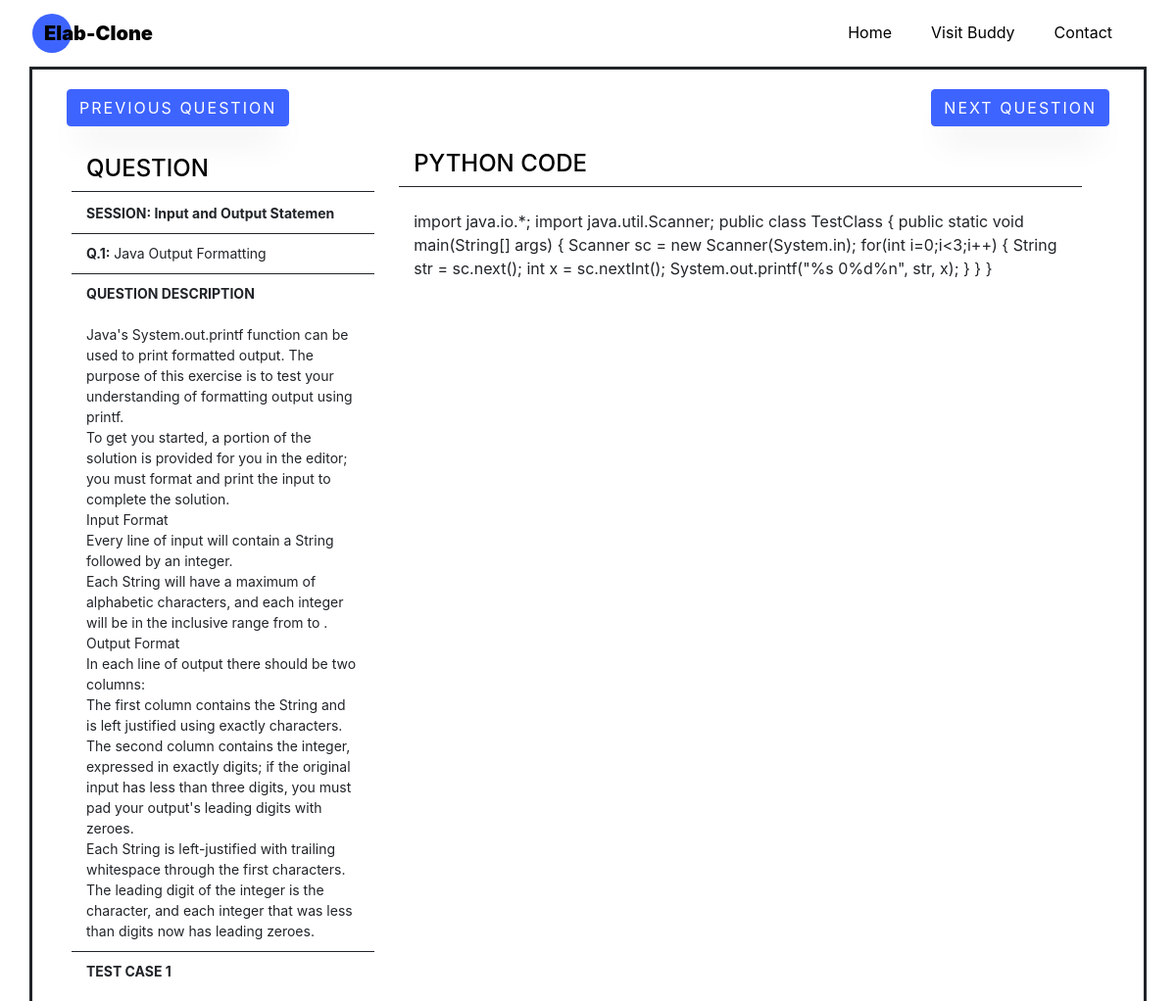
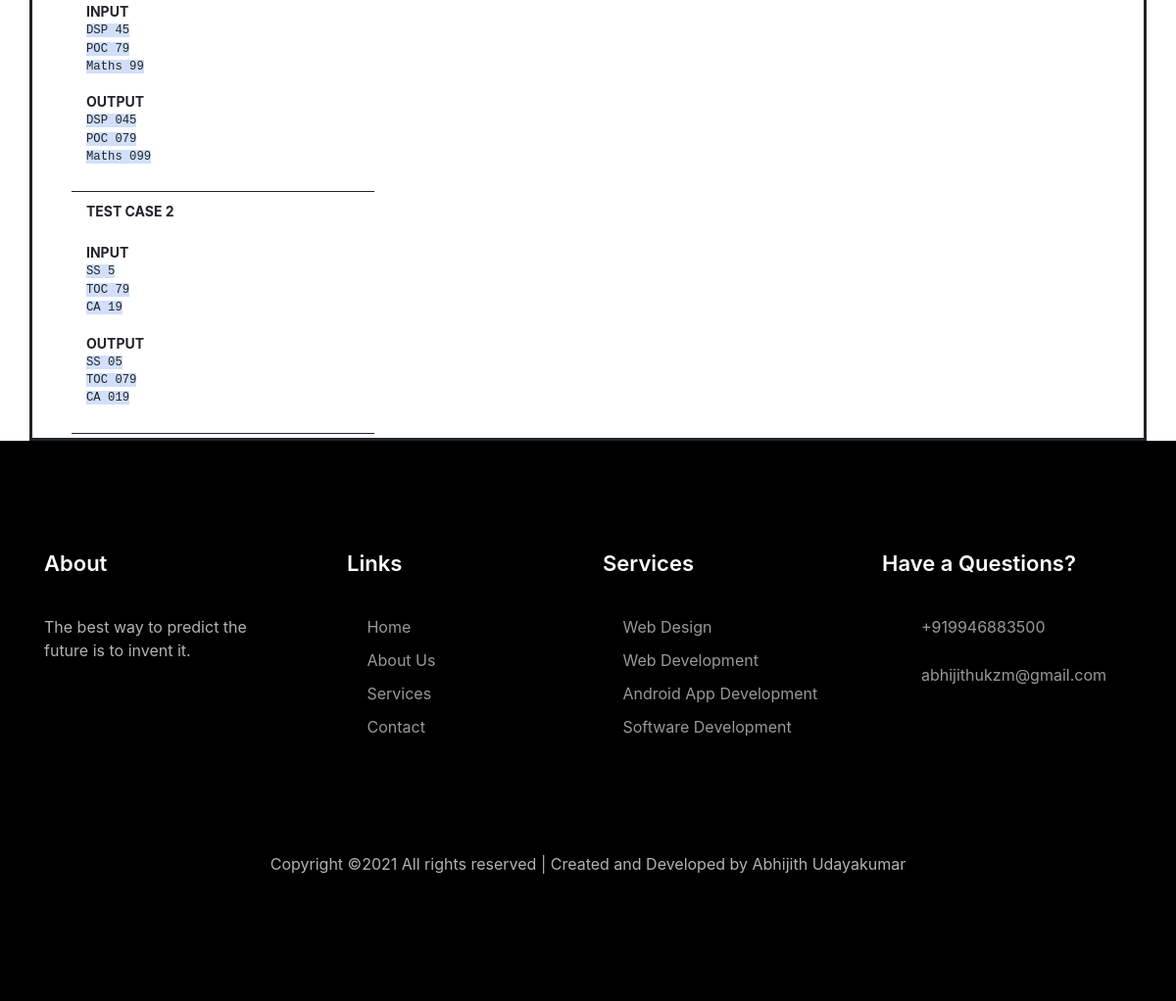
The page /PYTHON/data.php?rowid=1 on the database its author committed (2 pictures, top to bottom).
### tables this page shows
CREATE TABLE `elabdata` (
  `id` int(100) DEFAULT NULL,
  `SESSION` varchar(255) DEFAULT NULL,
  `QUESTION_NO` varchar(100) DEFAULT NULL,
  `QUESTION_NAME` varchar(255) DEFAULT NULL,
  `QUESTION_DESC` varchar(3000) DEFAULT NULL,
  `CODE` varchar(5000) DEFAULT NULL
);

### PYTHON/data.php (the view, shortened to what this page needs)
<?php
$id = $_GET['rowid'];
$session = "";
$QNAME = "";
$QNDESC = "";
$CODE = "";
$TCNO = [];
$IP = [];
$OP = [];
$url = parse_url(getenv("CLEARDB_DATABASE_URL"));
$server = $url["host"];
$username = $url["user"];
$password = $url["pass"];
$db = substr($url["path"], 1);
$conn = new mysqli($server, $username, $password, $db);
  $sqldata = "SELECT id, SESSION, QUESTION_NO, QUESTION_NAME, QUESTION_DESC, CODE FROM elabdata WHERE id=$id";
  $result = $conn-> query($sqldata);
  if ($result-> num_rows > 0) {
    while ($row = $result-> fetch_assoc()) {
      $session = $row['SESSION'];
      $QNAME = $row['QUESTION_NAME'];
      $QNDESC = $row['QUESTION_DESC'];
      $CODE = $row['CODE'];
    }
  }
  $sqltest = "SELECT dataid, TESTCASE_NO, INPUT, OUTPUT FROM elabtestcase WHERE dataid=$id";
  $resulttest = $conn-> query($sqltest);
  if ($resulttest-> num_rows > 0) {
    $i = 0;
    while ($rowtest = $resulttest-> fetch_assoc()) {
      $TCNO[$i] = $rowtest['TESTCASE_NO'];
      $IP[$i] = $rowtest['INPUT'];
      $OP[$i] = $rowtest['OUTPUT'];
      $i++;
    }
  }
  $QNDESC = str_replace('(br)', '<br>', $QNDESC);
  $CODE = str_replace('(br)', '&#13;&#10;', $CODE);
?>
<!DOCTYPE html>
<html lang="en">
  <head>
    <link rel="stylesheet" href="css/open-iconic-bootstrap.min.css">
    <link rel="stylesheet" href="css/animate.css">
    <link rel="stylesheet" href="css/owl.carousel.min.css">
    <link rel="stylesheet" href="css/owl.theme.default.min.css">
    <link rel="stylesheet" href="css/magnific-popup.css">
    <link rel="stylesheet" href="css/aos.css">
    <link rel="stylesheet" href="css/ionicons.min.css">
    <link rel="stylesheet" href="css/flaticon.css">
    <link rel="stylesheet" href="css/icomoon.css">
    <link rel="stylesheet" href="css/style.css">
<link rel="stylesheet" href="https://stackpath.bootstrapcdn.com/bootstrap/4.5.0/css/bootstrap.min.css">
  </head>
  <body data-spy="scroll" data-target=".site-navbar-target" data-offset="300">
    <nav class="navbar navbar-expand-lg navbar-dark ftco_navbar ftco-navbar-light site-navbar-target" id="ftco-navbar">
      <div class="container">
        <a class="navbar-brand" href="../index.php" style="color: black;"><span style="color: black;">Elab-</span>Clone</a>
        <div class="collapse navbar-collapse" id="ftco-nav">
          <ul class="navbar-nav nav ml-auto">
            <li class="nav-item"><a href="python.php" class="nav-link"><span style="color: black;">Home</span></a></li>
            <li class="nav-item"><a href="https://buddywebdeveloper.herokuapp.com/" class="nav-link" target="_blank"><span style="color: black;">Visit Buddy</span></a></li>
            <li class="nav-item"><a href="https://buddywebdeveloper.herokuapp.com/contact.html" class="nav-link" target="_blank"><span style="color: black;">Contact</span></a></li>
          </ul>
        </div>
      </div>
    </nav>
    <section>
      <div class="container" style="border:solid;">
  <form method="GET">
  <div class="btns" style="float: left; margin-top: 20px;">
    <button type="submit" class="btn btn-primary" name="QID" value="<?php echo $id; ?>" style="margin-left: 20px;" formaction="previous.php">Previous Question</button>
  </div>
  <div class="btns" style="float: right; margin-top: 20px;">
    <button type="submit" class="btn btn-primary" name="QID" value="<?php echo $id; ?>" style="margin-right: 20px;" formaction="next.php">Next Question</button>
  </div>
  </form>
<div _ngcontent-c16="" class="outer">
 <div _ngcontent-c16="" class="container ng-star-inserted">
    <div _ngcontent-c16="" class="question">
      <div _ngcontent-c16="" class="inner"><mat-card _ngcontent-c16="" class="mat-elevation-z2 mat-card">
        <h4 _ngcontent-c16="">QUESTION</h4>
        <mat-divider _ngcontent-c16="" class="mat-divider" role="separator" aria-orientation="horizontal"></mat-divider>
        <div _ngcontent-c16="" class="list">
          <div _ngcontent-c16="" class="list-item">
            <a _ngcontent-c16="" class="title">SESSION: <span name="sessiondata"><?php echo $session; ?></span> </a>
          </div>
          <mat-divider _ngcontent-c16="" class="mat-divider" role="separator" aria-orientation="horizontal"></mat-divider>
          <div _ngcontent-c16="" class="list-item">
            <a _ngcontent-c16="" class="title"><span name="questionno">Q.<?php echo $id; ?>:</span></a>
            <a _ngcontent-c16=""><span name="questionname"><?php echo $QNAME; ?></span> </a>
          </div>
          <mat-divider _ngcontent-c16="" class="mat-divider" role="separator" aria-orientation="horizontal"></mat-divider>
          <div _ngcontent-c16="" class="list-item">
            <a _ngcontent-c16="" class="title">QUESTION DESCRIPTION </a><br _ngcontent-c16=""><br _ngcontent-c16="">
            <a _ngcontent-c16=""><span name="questiondesc"><?php echo $QNDESC; ?></span></a>
          </div>
          <mat-divider _ngcontent-c16="" class="mat-divider" role="separator" aria-orientation="horizontal"></mat-divider>
          <?php for($j=0; $j<count($TCNO); $j++){ ?>
              <div _ngcontent-c16="" class="list-item ng-star-inserted">
                    <a _ngcontent-c16="" class="title"><span name="tcno"><?php echo $TCNO[$j]; ?></span></a><br _ngcontent-c16=""><br _ngcontent-c16="">
                    <a _ngcontent-c16="" class="title">INPUT </a>
                    <pre _ngcontent-c16=""><code _ngcontent-c16=""><span name="tcinp"><?php echo $IP[$j]; ?></span></code></pre>
                    <a _ngcontent-c16="" class="title">OUTPUT </a>
                    <pre _ngcontent-c16=""><code _ngcontent-c16=""><span name="tcout"><?php echo $OP[$j]; ?></span></code></pre>
              </div>
              <mat-divider _ngcontent-c16="" class="mat-divider ng-star-inserted" role="separator" aria-orientation="horizontal"></mat-divider>
             <?php } ?>
        </div>
      </mat-card>
      </div>
    </div>
    <div _ngcontent-c16="" class="solution" >
      <mat-card _ngcontent-c16="" class="mat-elevation-z2 mat-card" style="display: block">
        <h4 _ngcontent-c16="">PYTHON CODE</h4>
        <mat-divider _ngcontent-c16="" class="mat-divider" role="separator" aria-orientation="horizontal"></mat-divider>
        <br _ngcontent-c16="">
     <div class="codeeditor" id="jseditor">
      <?php echo $CODE; ?>
     </div>
      </mat-card>
    </div>
  </div>
</div>
</div>
    </section>
    <footer class="ftco-footer ftco-section">
      <div class="container">
        <div class="row mb-5">
          <div class="col-md">
            <div class="ftco-footer-widget mb-4">
              <h2 class="ftco-heading-2">About</h2>
              <p>The best way to predict the future is to invent it.</p>
              <ul class="ftco-footer-social list-unstyled float-md-left float-lft mt-5">
              </ul>
            </div>
          </div>
          <div class="col-md">
            <div class="ftco-footer-widget mb-4 ml-md-4">
              <h2 class="ftco-heading-2">Links</h2>
              <ul class="list-unstyled">
                <li><a href="#"><span class="icon-long-arrow-right mr-2"></span>Home</a></li>
                <li><a href="#"><span class="icon-long-arrow-right mr-2"></span>About Us</a></li>
                <li><a href="#"><span class="icon-long-arrow-right mr-2"></span>Services</a></li>
                <li><a href="#"><span class="icon-long-arrow-right mr-2"></span>Contact</a></li>
              </ul>
            </div>
          </div>
          <div class="col-md">
             <div class="ftco-footer-widget mb-4">
              <h2 class="ftco-heading-2">Services</h2>
              <ul class="list-unstyled">
                <li><a href="#"><span class="icon-long-arrow-right mr-2"></span>Web Design</a></li>
                <li><a href="#"><span class="icon-long-arrow-right mr-2"></span>Web Development</a></li>
                <li><a href="#"><span class="icon-long-arrow-right mr-2"></span>Android App Development</a></li>
                <li><a href="#"><span class="icon-long-arrow-right mr-2"></span>Software Development</a></li>
              </ul>
            </div>
          </div>
          <div class="col-md">
            <div class="ftco-footer-widget mb-4">
              <h2 class="ftco-heading-2">Have a Questions?</h2>
              <div class="block-23 mb-3">
                <ul>
                  <li><a href="#"><span class="icon icon-phone"></span><span class="text">+919946883500</span></a></li>
                  <li><a href="#"><span class="icon icon-envelope"></span><span class="text">abhijithukzm@gmail.com</span></a></li>
                </ul>
              </div>
            </div>
          </div>
        </div>
        <div class="row">
          <div class="col-md-12 text-center">
            <p>
  Copyright &copy;<script>document.write(new Date().getFullYear());</script> All rights reserved | Created and Developed by <a href="">Abhijith Udayakumar</a>
  </p>
          </div>
        </div>
      </div>
    </footer>
  </body>
</html>

### PYTHON/css/icomoon.css (style rules this page uses)
[class^="icon-"], [class*=" icon-"] { font-family: 'icomoon' !important; speak: none; font-style: normal; font-weight: normal; font-variant: normal; text-transform: none; line-height: 1; -webkit-font-smoothing: antialiased; -moz-osx-font-smoothing: grayscale; }
.icon-phone:before { content: "\f095"; }
.icon-envelope:before { content: "\f0e0"; }
.icon-long-arrow-right:before { content: "\f178"; }

### PYTHON/data.php (style rules this page uses)
#jseditor { height: 450px; }
body { margin: 0; padding: 0; }
.mat-divider { display:block;margin:0;border-top-width:1px;border-top-style:solid }
.mat-card { transition:box-shadow 280ms cubic-bezier(.4,0,.2,1);display:block;position:relative;padding:24px;border-radius:2px }
.mat-card .mat-divider { position:absolute;left:0;width:100% }
.mat-card-content>:first-child,.mat-card>:first-child { margin-top:0 }
.mat-card-content>:last-child:not(.mat-card-footer),.mat-card>:last-child:not(.mat-card-footer) { margin-bottom:0 }
.outer[_ngcontent-c16] { display:block;max-width:100% }
.container[_ngcontent-c16] { padding:0 20px 0 20px;display:-webkit-box;display:-ms-flexbox;display:flex }
.question[_ngcontent-c16] { width:30%;margin-right:20px;padding:5px;max-height:calc(100vh - 70px);overflow:scroll }
.solution[_ngcontent-c16] { width:65.5% }
.list[_ngcontent-c16] { margin-top:10px }
.list-item[_ngcontent-c16] { padding:10px 0 10px 0;font-size:14px }
.list-item[_ngcontent-c16] a.title[_ngcontent-c16] { font-weight:700 }
mat-card[_ngcontent-c16] { padding-left:15px!important;padding-right:15px!important;padding-bottom:0!important }
pre[_ngcontent-c16] { white-space:pre-wrap }
code[_ngcontent-c16] { background:#d1dffa }

### rows shown on the page
elabdata: SESSION "Input and Output Statemen", QUESTION_NAME "Java Output Formatting", QUESTION_DESC "Java's System.out.printf function can be used to print formatted output. The purpose of this exercise is to test your understanding of formatting output using printf. To get you started, a portion of the solution is provided for you in the editor; you must format and print the input to complete the solution. Input Format Every line of input will contain a String followed by an integer. Each String will have a maximum of alphabetic characters, and each integer will be in the inclusive range from to . Output Format In each line of output there should be two columns: The first column contains the String and is left justified using exactly characters. The second column contains the integer,…", CODE "import java.io.*; import java.util.Scanner; public class TestClass { public static void main(String[] args) { Scanner sc = new Scanner(System.in); for(int i=0;i<3;i++) { String str = sc.next(); int x = sc.nextInt(); System.out.printf(\"%s 0%d%n\", str, x); } } }"

### other values the page prints
$id "1"
$TCNO[$j] "TEST CASE 1"
$IP[$j] "DSP 45 POC 79 Maths 99"
$OP[$j] "DSP 045 POC 079 Maths 099"
$TCNO[$j] "TEST CASE 2"
$IP[$j] "SS 5 TOC 79 CA 19"
$OP[$j] "SS 05 TOC 079 CA 019"
